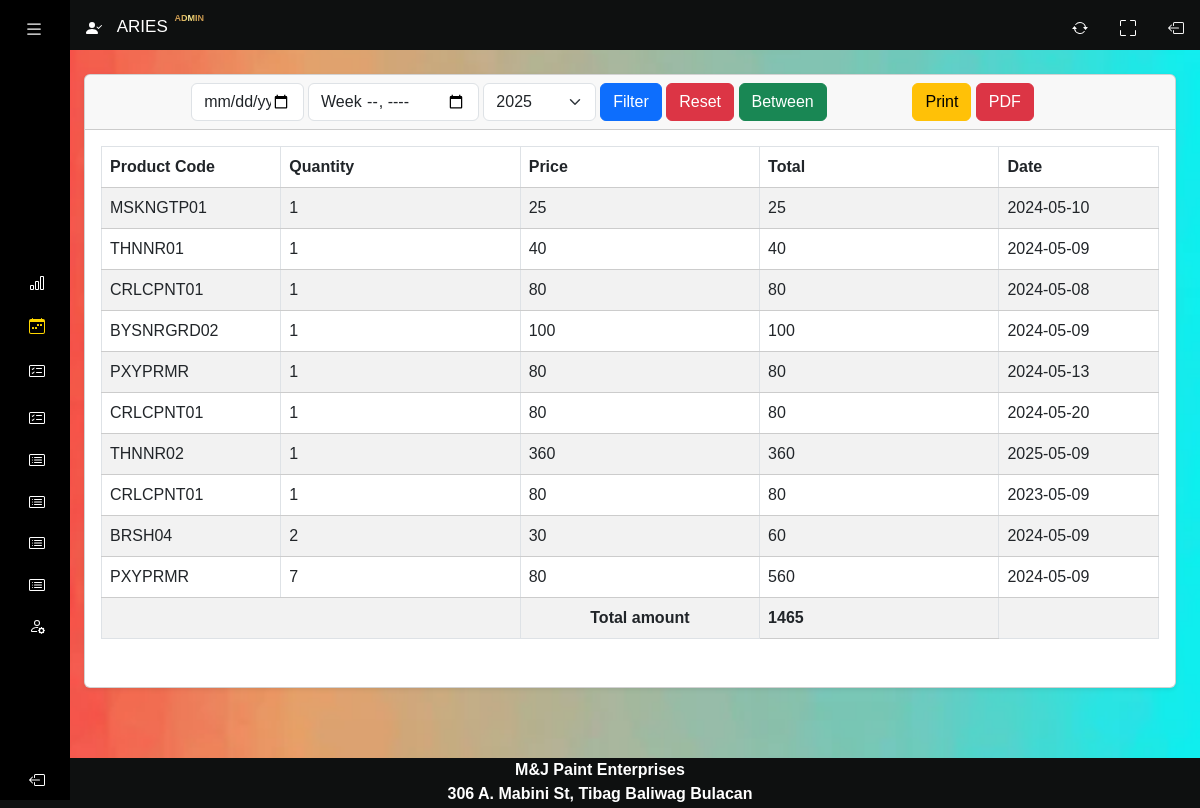
The app's page /system/items.php (signed in) with its own data.
### tables this page shows
CREATE TABLE `order_items` (
  `id` int(11) NOT NULL,
  `order_id` int(11) NOT NULL,
  `product_id` int(11) NOT NULL,
  `price` varchar(100) NOT NULL,
  `quantity` int(100) NOT NULL,
  `item_date` date NOT NULL DEFAULT current_timestamp()
);

CREATE TABLE `products` (
  `id` int(11) NOT NULL,
  `product_code` varchar(50) DEFAULT NULL,
  `category_id` int(11) NOT NULL,
  `name` varchar(255) NOT NULL,
  `description` mediumtext DEFAULT NULL,
  `price` int(11) NOT NULL,
  `quantity` int(11) NOT NULL,
  `image` varchar(255) NOT NULL,
  `created_at` date NOT NULL DEFAULT current_timestamp(),
  `size` varchar(255) NOT NULL,
  `numeric_size` varchar(255) NOT NULL,
  `volume` varchar(255) NOT NULL,
  `grit_size` varchar(255) NOT NULL,
  `type` varchar(255) NOT NULL,
  `color` varchar(255) NOT NULL
);

### system/config/function.php (called while the page is built, shortened)
<?php
require 'connection.php';
function validate($inputData){
    global $conn;
    $validatedData = mysqli_real_escape_string($conn, $inputData);
    $data = trim($validatedData);
    return htmlspecialchars($data);
}
function getProdCode($tableName, $id){
    global $conn;
    $table = validate($tableName);
    $id = validate($id);
        $query = "SELECT * FROM $table WHERE id=$id LIMIT 1";
    $query_run = mysqli_query($conn, $query);
    if($query_run){
       $row = mysqli_fetch_assoc($query_run);
        return $row['product_code'];
    }else{
        return 'No Item Found';
    }
}
?>

### system/items.php (the view, shortened to what this page needs)
<?php include('includes/header.php'); ?>
<div class="container-fluid px-4 main-cards">
  <div class="card mt-4 shadow-sm">
    <div class="card-header">
      <div class="row">
        <div class="col-md-1">
        </div>
        <div class="col-md-8">
          <form action="" method="GET">
            <div class="row g-1">
              <div class="col-md-2">
                <input type="date" name="date" class="form-control" value="<?= isset($_GET['date']) == true ? $_GET['date'] : ''; ?>">
              </div>
              <div class="col-md-3">
                <input type="week" name="week" class="form-control" value="<?= isset($_GET['week']) == true ? $_GET['week'] : ''; ?>">
              </div>
              <div class="col-md-2">
                <select id="yearPicker" name="year" class="form-select"></select>
                <script>
                  var select = document.getElementById("yearPicker");
                  var currentYear = new Date().getFullYear();
                  for (var i = currentYear + 5; i >= currentYear - 10; i--) {
                    var option = document.createElement("option");
                    option.text = i;
                    option.value = i;
                    if (i === currentYear) {
                      option.selected = true;
                    }
                    select.appendChild(option);
                  }
                </script>
              </div>
              <div class="col-md-4">
                <button type="submit" class="btn btn-primary">Filter</button>
                <a href="items.php" class="btn btn-danger">Reset</a>
                <button type="button" class="btn btn-success" data-bs-toggle="modal" data-bs-target="#exampleModal">
  Between
</button>
              </div>
            </div>
          </form>
        </div>
        <div class="col-md-2">
          <button class="btn btn-warning" onclick="toggleDiv(); printMyBillingArea()">Print</button>
          <button class="btn btn-danger" onclick="toggleDiv(); downloadPDF('sold_items')">PDF</button>
        </div>
      </div>
    </div>
    <div class="card-body">
      <?php
      if (isset($_GET['week']) && $_GET['week'] !== '') {
        $week = validate($_GET['week']);
        $select = $week;
        $week = date('Y-m-d', strtotime($week));
        $date = $week;
        $year = date("Y", strtotime($date));
        $sql = "SELECT * FROM order_items WHERE WEEK(item_date) = WEEK('$week') AND YEAR(item_date) = '$year'";
      } else if (isset($_GET['date']) && $_GET['date'] !== '') {
        $date = validate($_GET['date']);
        $sql = "SELECT * FROM order_items WHERE DATE(item_date) = '$date'";
        $select = $date;
      } else if (isset($_GET['start']) && isset($_GET['end']) && $_GET['start'] !== '' && $_GET['end'] !== ''){
        $start = validate($_GET['start']);
        $end = validate($_GET['end']);
        $sql = "SELECT * FROM order_items WHERE item_date BETWEEN '$start' AND '$end';";
      } else if (isset($_GET['year']) && $_GET['year'] !== '') {
        $year = validate($_GET['year']);
        $sql = "SELECT * FROM order_items WHERE YEAR(item_date) = '$year'";
        $select = $year;
      }
      else {
        $sql = "SELECT * FROM order_items";
      }
      ?>
      <div id="myBillingArea">
        <div class="table-responsive">
          <?php
$items = mysqli_query($conn, $sql);
          if ($items) {
            if (mysqli_num_rows($items) > 0) {
          ?>
              <table class="table table-striped table-bordered">
                <thead>
                  <tr>
                    <th align="start" style="border-bottom: 1px solid #ccc; font-weight: bold;" width="10%">Product Code</th>
                    <th align="start" style="border-bottom: 1px solid #ccc; font-weight: bold;" width="15%">Quantity</th>
                    <th align="start" style="border-bottom: 1px solid #ccc; font-weight: bold;" width="15%">Price</th>
                    <th align="start" style="border-bottom: 1px solid #ccc; font-weight: bold;" width="15%">Total</th>
                    <th align="start" style="border-bottom: 1px solid #ccc; font-weight: bold;" width="10%">Date</th>
                  </tr>
                </thead>
                <tbody>
                  <?php $total = 0;
                  foreach ($items as $item) : $total = ($item['price'] * $item['quantity']) + $total; ?>
                    <tr>
                      <td align="start" style="border-bottom: 1px solid #ccc;"><?= getProdCode('products', $item['product_id']) ?></td>
                      <td align="start" style="border-bottom: 1px solid #ccc;"><?= $item['quantity'] ?></td>
                      <td align="start" style="border-bottom: 1px solid #ccc;"><?= $item['price'] ?></td>
                      <td align="start" style="border-bottom: 1px solid #ccc;"><?= $item['price'] * $item['quantity'] ?></td>
                      <td align="start" style="border-bottom: 1px solid #ccc;"><?= $item['item_date'] ?></td>
                    </tr>
                  <?php endforeach; ?>
                  <tr>
                    <td colspan="2"></td>
                    <td align="center "><strong>Total amount</strong></td>
                    <td style="border-bottom: 1px solid #ccc;"> <strong><?= $total; ?></strong></td>
                    <td></td>
                  </tr>
                </tbody>
              </table>
          <?php
            } else {
              echo '<h5>No item Found</h5>';
            }
          } else {
            echo '<h5>Something Went Wrong</h5>';
          }
          ?>
        </div>
      </div>
    </div>
  </div>
</div>
<?php include('includes/footer.php'); ?>

### system/css/homepage.css (style rules this page uses)
body { background-image: url('../images/loginbackground.jpg'); background-repeat: no-repeat; background-attachment: fixed; background-size: 100% 100%; background-color: #333; color: #333; overflow-x: hidden; }
.main-cards { margin-top: 50px; margin-left: 60px; }
a { text-decoration: none; }
body { font-family: 'Poppins', sans-serif; }

### records on screen
order_items: product.product_code "MSKNGTP01", quantity "1", price "25", $item['price']*$item['quantity'] "25", item_date "2024-05-10"
order_items: product.product_code "THNNR01", quantity "1", price "40", $item['price']*$item['quantity'] "40", item_date "2024-05-09"
order_items: product.product_code "CRLCPNT01", quantity "1", price "80", $item['price']*$item['quantity'] "80", item_date "2024-05-08"
order_items: product.product_code "BYSNRGRD02", quantity "1", price "100", $item['price']*$item['quantity'] "100", item_date "2024-05-09"
order_items: product.product_code "PXYPRMR", quantity "1", price "80", $item['price']*$item['quantity'] "80", item_date "2024-05-13"
order_items: product.product_code "CRLCPNT01", quantity "1", price "80", $item['price']*$item['quantity'] "80", item_date "2024-05-20"
order_items: product.product_code "THNNR02", quantity "1", price "360", $item['price']*$item['quantity'] "360", item_date "2025-05-09"
order_items: product.product_code "CRLCPNT01", quantity "1", price "80", $item['price']*$item['quantity'] "80", item_date "2023-05-09"
order_items: product.product_code "BRSH04", quantity "2", price "30", $item['price'] * $item['quantity'] "60", item_date "2024-05-09"
order_items: product.product_code "PXYPRMR", quantity "7", price "80", $item['price'] * $item['quantity'] "560", item_date "2024-05-09"

### other values on screen
$_SESSION['LoggedInUser']['name'] "ARIES"
$total "1465"
